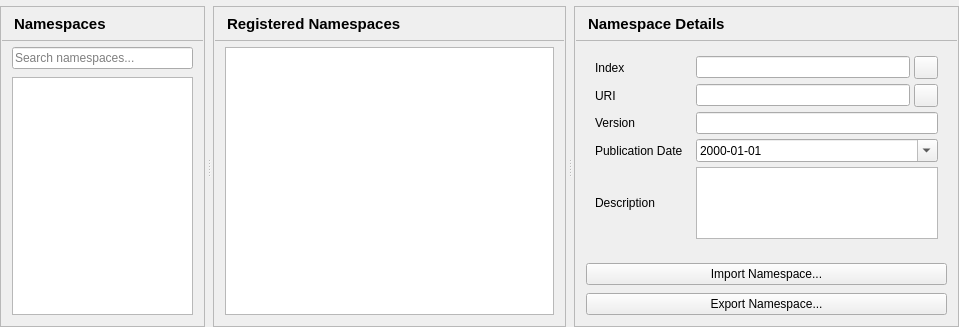
<?xml version="1.0" encoding="UTF-8"?>
<ui version="4.0">
 <class>NamespacesPage</class>
 <widget class="QWidget" name="NamespacesPage">
  <layout class="QHBoxLayout" name="mainLayout">
   <property name="spacing">
    <number>0</number>
   </property>
   <property name="leftMargin">
    <number>0</number>
   </property>
   <property name="topMargin">
    <number>6</number>
   </property>
   <property name="rightMargin">
    <number>0</number>
   </property>
   <property name="bottomMargin">
    <number>0</number>
   </property>
   <item>
    <widget class="QSplitter" name="splitter">
     <property name="orientation">
      <enum>Qt::Horizontal</enum>
     </property>
     <property name="childrenCollapsible">
      <bool>false</bool>
     </property>
     <property name="handleWidth">
      <number>8</number>
     </property>
     <widget class="QFrame" name="namespacesPanel">
      <property name="frameShape">
       <enum>QFrame::StyledPanel</enum>
      </property>
      <property name="panel" stdset="0">
       <bool>true</bool>
      </property>
      <property name="sizePolicy">
       <sizepolicy hsizetype="Preferred" vsizetype="Preferred">
        <horstretch>44</horstretch>
        <verstretch>0</verstretch>
       </sizepolicy>
      </property>
      <layout class="QVBoxLayout" name="namespacesPanelLayout">
       <property name="spacing">
        <number>0</number>
       </property>
       <property name="leftMargin">
        <number>1</number>
       </property>
       <property name="topMargin">
        <number>1</number>
       </property>
       <property name="rightMargin">
        <number>1</number>
       </property>
       <property name="bottomMargin">
        <number>1</number>
       </property>
       <item>
        <layout class="QHBoxLayout" name="namespacesPanelHeaderLayout">
         <property name="leftMargin">
          <number>12</number>
         </property>
         <property name="topMargin">
          <number>5</number>
         </property>
         <property name="rightMargin">
          <number>12</number>
         </property>
         <property name="bottomMargin">
          <number>5</number>
         </property>
         <item>
          <widget class="QLabel" name="namespacesTitle">
           <property name="font">
            <font>
             <pointsize>11</pointsize>
             <bold>true</bold>
            </font>
           </property>
           <property name="text">
            <string>Namespaces</string>
           </property>
           <property name="minimumSize">
            <size>
             <width>0</width>
             <height>22</height>
            </size>
           </property>
          </widget>
         </item>
        </layout>
       </item>
       <item>
        <widget class="QFrame" name="namespacesPanelSeparator">
         <property name="frameShape">
          <enum>QFrame::StyledPanel</enum>
         </property>
         <property name="minimumSize">
          <size>
           <width>0</width>
           <height>1</height>
          </size>
         </property>
         <property name="maximumSize">
          <size>
           <width>16777215</width>
           <height>1</height>
          </size>
         </property>
         <property name="separator" stdset="0">
          <bool>true</bool>
         </property>
        </widget>
       </item>
       <item>
        <widget class="QWidget" name="namespacesPanelBody">
         <layout class="QVBoxLayout" name="namespacesPanelBodyLayout">
          <property name="spacing">
           <number>8</number>
          </property>
          <property name="leftMargin">
           <number>10</number>
          </property>
          <property name="topMargin">
           <number>6</number>
          </property>
          <property name="rightMargin">
           <number>10</number>
          </property>
          <property name="bottomMargin">
           <number>10</number>
          </property>
          <item>
           <widget class="QLineEdit" name="searchEdit">
            <property name="placeholderText">
             <string>Search namespaces...</string>
            </property>
            <property name="clearButtonEnabled">
             <bool>true</bool>
            </property>
           </widget>
          </item>
          <item>
           <widget class="QTreeView" name="namespacesTree">
            <property name="editTriggers">
             <set>QAbstractItemView::NoEditTriggers</set>
            </property>
            <property name="rootIsDecorated">
             <bool>true</bool>
            </property>
            <property name="uniformRowHeights">
             <bool>true</bool>
            </property>
            <property name="headerHidden">
             <bool>true</bool>
            </property>
           </widget>
          </item>
         </layout>
        </widget>
       </item>
      </layout>
     </widget>
     <widget class="QFrame" name="registeredPanel">
      <property name="frameShape">
       <enum>QFrame::StyledPanel</enum>
      </property>
      <property name="panel" stdset="0">
       <bool>true</bool>
      </property>
      <property name="sizePolicy">
       <sizepolicy hsizetype="Preferred" vsizetype="Preferred">
        <horstretch>76</horstretch>
        <verstretch>0</verstretch>
       </sizepolicy>
      </property>
      <layout class="QVBoxLayout" name="registeredPanelLayout">
       <property name="spacing">
        <number>0</number>
       </property>
       <property name="leftMargin">
        <number>1</number>
       </property>
       <property name="topMargin">
        <number>1</number>
       </property>
       <property name="rightMargin">
        <number>1</number>
       </property>
       <property name="bottomMargin">
        <number>1</number>
       </property>
       <item>
        <layout class="QHBoxLayout" name="registeredPanelHeaderLayout">
         <property name="leftMargin">
          <number>12</number>
         </property>
         <property name="topMargin">
          <number>5</number>
         </property>
         <property name="rightMargin">
          <number>12</number>
         </property>
         <property name="bottomMargin">
          <number>5</number>
         </property>
         <item>
          <widget class="QLabel" name="registeredTitle">
           <property name="font">
            <font>
             <pointsize>11</pointsize>
             <bold>true</bold>
            </font>
           </property>
           <property name="text">
            <string>Registered Namespaces</string>
           </property>
           <property name="minimumSize">
            <size>
             <width>0</width>
             <height>22</height>
            </size>
           </property>
          </widget>
         </item>
        </layout>
       </item>
       <item>
        <widget class="QFrame" name="registeredPanelSeparator">
         <property name="frameShape">
          <enum>QFrame::StyledPanel</enum>
         </property>
         <property name="minimumSize">
          <size>
           <width>0</width>
           <height>1</height>
          </size>
         </property>
         <property name="maximumSize">
          <size>
           <width>16777215</width>
           <height>1</height>
          </size>
         </property>
         <property name="separator" stdset="0">
          <bool>true</bool>
         </property>
        </widget>
       </item>
       <item>
        <widget class="QWidget" name="registeredPanelBody">
         <layout class="QVBoxLayout" name="registeredPanelBodyLayout">
          <property name="spacing">
           <number>8</number>
          </property>
          <property name="leftMargin">
           <number>10</number>
          </property>
          <property name="topMargin">
           <number>6</number>
          </property>
          <property name="rightMargin">
           <number>10</number>
          </property>
          <property name="bottomMargin">
           <number>10</number>
          </property>
          <item>
           <widget class="QTableView" name="namespacesView">
            <property name="editTriggers">
             <set>QAbstractItemView::NoEditTriggers</set>
            </property>
            <property name="alternatingRowColors">
             <bool>true</bool>
            </property>
            <property name="selectionMode">
             <enum>QAbstractItemView::SingleSelection</enum>
            </property>
            <property name="selectionBehavior">
             <enum>QAbstractItemView::SelectRows</enum>
            </property>
            <property name="showGrid">
             <bool>false</bool>
            </property>
            <property name="wordWrap">
             <bool>false</bool>
            </property>
            <attribute name="horizontalHeaderHighlightSections">
             <bool>false</bool>
            </attribute>
            <attribute name="horizontalHeaderStretchLastSection">
             <bool>true</bool>
            </attribute>
            <attribute name="verticalHeaderVisible">
             <bool>false</bool>
            </attribute>
           </widget>
          </item>
         </layout>
        </widget>
       </item>
      </layout>
     </widget>
     <widget class="QFrame" name="detailsPanel">
      <property name="frameShape">
       <enum>QFrame::StyledPanel</enum>
      </property>
      <property name="panel" stdset="0">
       <bool>true</bool>
      </property>
      <property name="sizePolicy">
       <sizepolicy hsizetype="Preferred" vsizetype="Preferred">
        <horstretch>58</horstretch>
        <verstretch>0</verstretch>
       </sizepolicy>
      </property>
      <layout class="QVBoxLayout" name="detailsPanelLayout">
       <property name="spacing">
        <number>0</number>
       </property>
       <property name="leftMargin">
        <number>1</number>
       </property>
       <property name="topMargin">
        <number>1</number>
       </property>
       <property name="rightMargin">
        <number>1</number>
       </property>
       <property name="bottomMargin">
        <number>1</number>
       </property>
       <item>
        <layout class="QHBoxLayout" name="detailsPanelHeaderLayout">
         <property name="leftMargin">
          <number>12</number>
         </property>
         <property name="topMargin">
          <number>5</number>
         </property>
         <property name="rightMargin">
          <number>12</number>
         </property>
         <property name="bottomMargin">
          <number>5</number>
         </property>
         <item>
          <widget class="QLabel" name="detailsTitle">
           <property name="font">
            <font>
             <pointsize>11</pointsize>
             <bold>true</bold>
            </font>
           </property>
           <property name="text">
            <string>Namespace Details</string>
           </property>
           <property name="minimumSize">
            <size>
             <width>0</width>
             <height>22</height>
            </size>
           </property>
          </widget>
         </item>
        </layout>
       </item>
       <item>
        <widget class="QFrame" name="detailsPanelSeparator">
         <property name="frameShape">
          <enum>QFrame::StyledPanel</enum>
         </property>
         <property name="minimumSize">
          <size>
           <width>0</width>
           <height>1</height>
          </size>
         </property>
         <property name="maximumSize">
          <size>
           <width>16777215</width>
           <height>1</height>
          </size>
         </property>
         <property name="separator" stdset="0">
          <bool>true</bool>
         </property>
        </widget>
       </item>
       <item>
        <widget class="QScrollArea" name="detailsPanelScroll">
         <property name="frameShape">
          <enum>QFrame::NoFrame</enum>
         </property>
         <property name="widgetResizable">
          <bool>true</bool>
         </property>
         <property name="horizontalScrollBarPolicy">
          <enum>Qt::ScrollBarAlwaysOff</enum>
         </property>
         <property name="panelBody" stdset="0">
          <bool>true</bool>
         </property>
         <widget class="QWidget" name="detailsPanelBody">
          <layout class="QVBoxLayout" name="detailsPanelBodyLayout">
           <property name="spacing">
            <number>8</number>
           </property>
           <property name="leftMargin">
            <number>10</number>
           </property>
           <property name="topMargin">
            <number>6</number>
           </property>
           <property name="rightMargin">
            <number>10</number>
           </property>
           <property name="bottomMargin">
            <number>10</number>
           </property>
           <item>
            <widget class="QWidget" name="detailsHost">
             <layout class="QGridLayout" name="detailsForm" columnstretch="0,1">
              <property name="horizontalSpacing">
               <number>13</number>
              </property>
              <property name="verticalSpacing">
               <number>5</number>
              </property>
              <item row="0" column="0">
               <widget class="QLabel" name="indexLabel">
                <property name="text">
                 <string>Index</string>
                </property>
               </widget>
              </item>
              <item row="0" column="1">
               <layout class="QHBoxLayout" name="indexLayout">
                <property name="spacing">
                 <number>4</number>
                </property>
                <item>
                 <widget class="QLineEdit" name="indexEdit">
                  <property name="readOnly">
                   <bool>true</bool>
                  </property>
                 </widget>
                </item>
                <item>
                 <widget class="QToolButton" name="copyIndexButton">
                  <property name="toolTip">
                   <string>Copy index</string>
                  </property>
                 </widget>
                </item>
               </layout>
              </item>
              <item row="1" column="0">
               <widget class="QLabel" name="uriLabel">
                <property name="text">
                 <string>URI</string>
                </property>
               </widget>
              </item>
              <item row="1" column="1">
               <layout class="QHBoxLayout" name="uriLayout">
                <property name="spacing">
                 <number>4</number>
                </property>
                <item>
                 <widget class="QLineEdit" name="uriEdit">
</widget>
                </item>
                <item>
                 <widget class="QToolButton" name="copyUriButton">
                  <property name="toolTip">
                   <string>Copy URI</string>
                  </property>
                 </widget>
                </item>
               </layout>
              </item>
              <item row="2" column="0">
               <widget class="QLabel" name="versionLabel">
                <property name="text">
                 <string>Version</string>
                </property>
               </widget>
              </item>
              <item row="2" column="1">
               <widget class="QLineEdit" name="versionEdit">
</widget>
              </item>
              <item row="3" column="0">
               <widget class="QLabel" name="publicationDateLabel">
                <property name="text">
                 <string>Publication Date</string>
                </property>
               </widget>
              </item>
              <item row="3" column="1">
               <widget class="QDateEdit" name="publicationDateEdit">
                <property name="calendarPopup">
                 <bool>true</bool>
                </property>
                <property name="displayFormat">
                 <string notr="true">yyyy-MM-dd</string>
                </property>
               </widget>
              </item>
              <item row="4" column="0">
               <widget class="QLabel" name="descriptionLabel">
                <property name="text">
                 <string>Description</string>
                </property>
               </widget>
              </item>
              <item row="4" column="1">
               <widget class="QPlainTextEdit" name="descriptionEdit">
                <property name="maximumSize">
                 <size>
                  <width>16777215</width>
                  <height>72</height>
                 </size>
                </property>
                <property name="tabChangesFocus">
                 <bool>true</bool>
                </property>
               </widget>
              </item>
             </layout>
            </widget>
           </item>
           <item>
            <spacer name="spacer4">
             <property name="orientation">
              <enum>Qt::Vertical</enum>
             </property>
            </spacer>
           </item>
           <item>
            <widget class="QPushButton" name="importButton">
             <property name="text">
              <string>Import Namespace...</string>
             </property>
             <property name="toolbar" stdset="0">
              <bool>true</bool>
             </property>
            </widget>
           </item>
           <item>
            <widget class="QPushButton" name="exportButton">
             <property name="text">
              <string>Export Namespace...</string>
             </property>
             <property name="toolbar" stdset="0">
              <bool>true</bool>
             </property>
            </widget>
           </item>
          </layout>
         </widget>
        </widget>
       </item>
      </layout>
     </widget>
    </widget>
   </item>
  </layout>
 </widget>
 <resources/>
 <connections/>
</ui>
